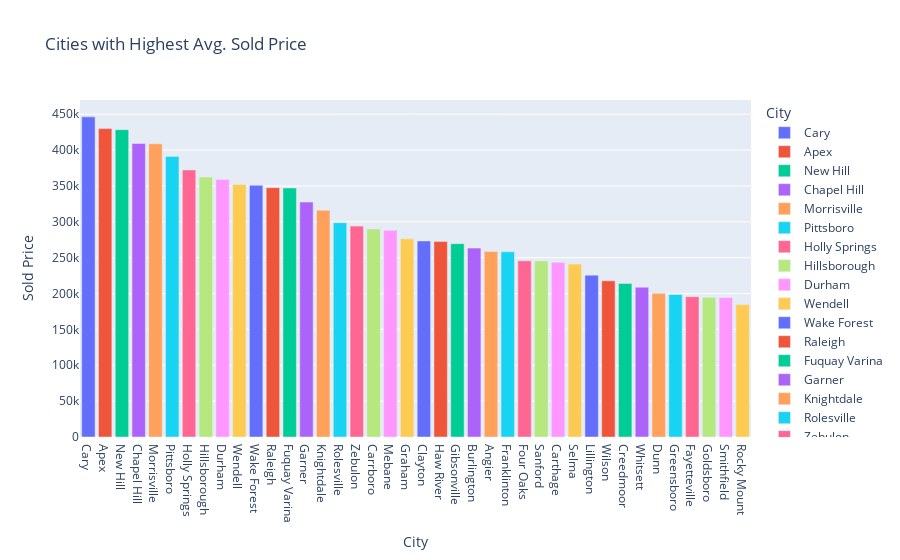

Notebook source saved alongside this figure:
### Code cell
#Create a variable for the top 10 cities with the highest average sold price
top10 = th_df.groupby('City')['Sold Price'].mean().nlargest(373).reset_index()

#Plot the top 10 cities with the highest average sold price
fig = px.bar(top10, x='City', y='Sold Price',color='City', template='plotly',
             title='Cities with Highest Avg. Sold Price') 
fig.update_traces(textposition='outside')
fig.show()

### Figure 1 — Plotly figure (JSON) as saved in the notebook; plotly's stock layout.template omitted (floating-point values rounded to 4 significant figures)
{"data": [{"alignmentgroup": "True", "hovertemplate": "City=%{x}<br>Sold Price=%{y}<extra></extra>", "legendgroup": "Cary", "marker": {"color": "#636efa", "pattern": {"shape": ""}}, "name": "Cary", "offsetgroup": "Cary", "orientation": "v", "showlegend": true, "textposition": "outside", "type": "bar", "x": ["Cary"], "xaxis": "x", "y": [446300.0], "yaxis": "y"}, {"alignmentgroup": "True", "hovertemplate": "City=%{x}<br>Sold Price=%{y}<extra></extra>", "legendgroup": "Apex", "marker": {"color": "#EF553B", "pattern": {"shape": ""}}, "name": "Apex", "offsetgroup": "Apex", "orientation": "v", "showlegend": true, "textposition": "outside", "type": "bar", "x": ["Apex"], "xaxis": "x", "y": [430000.0], "yaxis": "y"}, {"alignmentgroup": "True", "hovertemplate": "City=%{x}<br>Sold Price=%{y}<extra></extra>", "legendgroup": "New Hill", "marker": {"color": "#00cc96", "pattern": {"shape": ""}}, "name": "New Hill", "offsetgroup": "New Hill", "orientation": "v", "showlegend": true, "textposition": "outside", "type": "bar", "x": ["New Hill"], "xaxis": "x", "y": [428400.0], "yaxis": "y"}, {"alignmentgroup": "True", "hovertemplate": "City=%{x}<br>Sold Price=%{y}<extra></extra>", "legendgroup": "Chapel Hill", "marker": {"color": "#ab63fa", "pattern": {"shape": ""}}, "name": "Chapel Hill", "offsetgroup": "Chapel Hill", "orientation": "v", "showlegend": true, "textposition": "outside", "type": "bar", "x": ["Chapel Hill"], "xaxis": "x", "y": [409200.0], "yaxis": "y"}, {"alignmentgroup": "True", "hovertemplate": "City=%{x}<br>Sold Price=%{y}<extra></extra>", "legendgroup": "Morrisville", "marker": {"color": "#FFA15A", "pattern": {"shape": ""}}, "name": "Morrisville", "offsetgroup": "Morrisville", "orientation": "v", "showlegend": true, "textposition": "outside", "type": "bar", "x": ["Morrisville"], "xaxis": "x", "y": [408800.0], "yaxis": "y"}, {"alignmentgroup": "True", "hovertemplate": "City=%{x}<br>Sold Price=%{y}<extra></extra>", "legendgroup": "Pittsboro", "marker": {"color": "#19d3f3", "pattern": {"shape": ""}}, "name": "Pittsboro", "offsetgroup": "Pittsboro", "orientation": "v", "showlegend": true, "textposition": "outside", "type": "bar", "x": ["Pittsboro"], "xaxis": "x", "y": [391200.0], "yaxis": "y"}, {"alignmentgroup": "True", "hovertemplate": "City=%{x}<br>Sold Price=%{y}<extra></extra>", "legendgroup": "Holly Springs", "marker": {"color": "#FF6692", "pattern": {"shape": ""}}, "name": "Holly Springs", "offsetgroup": "Holly Springs", "orientation": "v", "showlegend": true, "textposition": "outside", "type": "bar", "x": ["Holly Springs"], "xaxis": "x", "y": [372300.0], "yaxis": "y"}, {"alignmentgroup": "True", "hovertemplate": "City=%{x}<br>Sold Price=%{y}<extra></extra>", "legendgroup": "Hillsborough", "marker": {"color": "#B6E880", "pattern": {"shape": ""}}, "name": "Hillsborough", "offsetgroup": "Hillsborough", "orientation": "v", "showlegend": true, "textposition": "outside", "type": "bar", "x": ["Hillsborough"], "xaxis": "x", "y": [362500.0], "yaxis": "y"}, {"alignmentgroup": "True", "hovertemplate": "City=%{x}<br>Sold Price=%{y}<extra></extra>", "legendgroup": "Durham", "marker": {"color": "#FF97FF", "pattern": {"shape": ""}}, "name": "Durham", "offsetgroup": "Durham", "orientation": "v", "showlegend": true, "textposition": "outside", "type": "bar", "x": ["Durham"], "xaxis": "x", "y": [358900.0], "yaxis": "y"}, {"alignmentgroup": "True", "hovertemplate": "City=%{x}<br>Sold Price=%{y}<extra></extra>", "legendgroup": "Wendell", "marker": {"color": "#FECB52", "pattern": {"shape": ""}}, "name": "Wendell", "offsetgroup": "Wendell", "orientation": "v", "showlegend": true, "textposition": "outside", "type": "bar", "x": ["Wendell"], "xaxis": "x", "y": [352000.0], "yaxis": "y"}, {"alignmentgroup": "True", "hovertemplate": "City=%{x}<br>Sold Price=%{y}<extra></extra>", "legendgroup": "Wake Forest", "marker": {"color": "#636efa", "pattern": {"shape": ""}}, "name": "Wake Forest", "offsetgroup": "Wake Forest", "orientation": "v", "showlegend": true, "textposition": "outside", "type": "bar", "x": ["Wake Forest"], "xaxis": "x", "y": [350900.0], "yaxis": "y"}, {"alignmentgroup": "True", "hovertemplate": "City=%{x}<br>Sold Price=%{y}<extra></extra>", "legendgroup": "Raleigh", "marker": {"color": "#EF553B", "pattern": {"shape": ""}}, "name": "Raleigh", "offsetgroup": "Raleigh", "orientation": "v", "showlegend": true, "textposition": "outside", "type": "bar", "x": ["Raleigh"], "xaxis": "x", "y": [347600.0], "yaxis": "y"}, {"alignmentgroup": "True", "hovertemplate": "City=%{x}<br>Sold Price=%{y}<extra></extra>", "legendgroup": "Fuquay Varina", "marker": {"color": "#00cc96", "pattern": {"shape": ""}}, "name": "Fuquay Varina", "offsetgroup": "Fuquay Varina", "orientation": "v", "showlegend": true, "textposition": "outside", "type": "bar", "x": ["Fuquay Varina"], "xaxis": "x", "y": [347200.0], "yaxis": "y"}, {"alignmentgroup": "True", "hovertemplate": "City=%{x}<br>Sold Price=%{y}<extra></extra>", "legendgroup": "Garner", "marker": {"color": "#ab63fa", "pattern": {"shape": ""}}, "name": "Garner", "offsetgroup": "Garner", "orientation": "v", "showlegend": true, "textposition": "outside", "type": "bar", "x": ["Garner"], "xaxis": "x", "y": [327600.0], "yaxis": "y"}, {"alignmentgroup": "True", "hovertemplate": "City=%{x}<br>Sold Price=%{y}<extra></extra>", "legendgroup": "Knightdale", "marker": {"color": "#FFA15A", "pattern": {"shape": ""}}, "name": "Knightdale", "offsetgroup": "Knightdale", "orientation": "v", "showlegend": true, "textposition": "outside", "type": "bar", "x": ["Knightdale"], "xaxis": "x", "y": [316000.0], "yaxis": "y"}, {"alignmentgroup": "True", "hovertemplate": "City=%{x}<br>Sold Price=%{y}<extra></extra>", "legendgroup": "Rolesville", "marker": {"color": "#19d3f3", "pattern": {"shape": ""}}, "name": "Rolesville", "offsetgroup": "Rolesville", "orientation": "v", "showlegend": true, "textposition": "outside", "type": "bar", "x": ["Rolesville"], "xaxis": "x", "y": [298800.0], "yaxis": "y"}, {"alignmentgroup": "True", "hovertemplate": "City=%{x}<br>Sold Price=%{y}<extra></extra>", "legendgroup": "Zebulon", "marker": {"color": "#FF6692", "pattern": {"shape": ""}}, "name": "Zebulon", "offsetgroup": "Zebulon", "orientation": "v", "showlegend": true, "textposition": "outside", "type": "bar", "x": ["Zebulon"], "xaxis": "x", "y": [294000.0], "yaxis": "y"}, {"alignmentgroup": "True", "hovertemplate": "City=%{x}<br>Sold Price=%{y}<extra></extra>", "legendgroup": "Carrboro", "marker": {"color": "#B6E880", "pattern": {"shape": ""}}, "name": "Carrboro", "offsetgroup": "Carrboro", "orientation": "v", "showlegend": true, "textposition": "outside", "type": "bar", "x": ["Carrboro"], "xaxis": "x", "y": [290100.0], "yaxis": "y"}, {"alignmentgroup": "True", "hovertemplate": "City=%{x}<br>Sold Price=%{y}<extra></extra>", "legendgroup": "Mebane", "marker": {"color": "#FF97FF", "pattern": {"shape": ""}}, "name": "Mebane", "offsetgroup": "Mebane", "orientation": "v", "showlegend": true, "textposition": "outside", "type": "bar", "x": ["Mebane"], "xaxis": "x", "y": [288200.0], "yaxis": "y"}, {"alignmentgroup": "True", "hovertemplate": "City=%{x}<br>Sold Price=%{y}<extra></extra>", "legendgroup": "Graham", "marker": {"color": "#FECB52", "pattern": {"shape": ""}}, "name": "Graham", "offsetgroup": "Graham", "orientation": "v", "showlegend": true, "textposition": "outside", "type": "bar", "x": ["Graham"], "xaxis": "x", "y": [276200.0], "yaxis": "y"}, {"alignmentgroup": "True", "hovertemplate": "City=%{x}<br>Sold Price=%{y}<extra></extra>", "legendgroup": "Clayton", "marker": {"color": "#636efa", "pattern": {"shape": ""}}, "name": "Clayton", "offsetgroup": "Clayton", "orientation": "v", "showlegend": true, "textposition": "outside", "type": "bar", "x": ["Clayton"], "xaxis": "x", "y": [273300.0], "yaxis": "y"}, {"alignmentgroup": "True", "hovertemplate": "City=%{x}<br>Sold Price=%{y}<extra></extra>", "legendgroup": "Haw River", "marker": {"color": "#EF553B", "pattern": {"shape": ""}}, "name": "Haw River", "offsetgroup": "Haw River", "orientation": "v", "showlegend": true, "textposition": "outside", "type": "bar", "x": ["Haw River"], "xaxis": "x", "y": [272500.0], "yaxis": "y"}, {"alignmentgroup": "True", "hovertemplate": "City=%{x}<br>Sold Price=%{y}<extra></extra>", "legendgroup": "Gibsonville", "marker": {"color": "#00cc96", "pattern": {"shape": ""}}, "name": "Gibsonville", "offsetgroup": "Gibsonville", "orientation": "v", "showlegend": true, "textposition": "outside", "type": "bar", "x": ["Gibsonville"], "xaxis": "x", "y": [269600.0], "yaxis": "y"}, {"alignmentgroup": "True", "hovertemplate": "City=%{x}<br>Sold Price=%{y}<extra></extra>", "legendgroup": "Burlington", "marker": {"color": "#ab63fa", "pattern": {"shape": ""}}, "name": "Burlington", "offsetgroup": "Burlington", "orientation": "v", "showlegend": true, "textposition": "outside", "type": "bar", "x": ["Burlington"], "xaxis": "x", "y": [263300.0], "yaxis": "y"}, {"alignmentgroup": "True", "hovertemplate": "City=%{x}<br>Sold Price=%{y}<extra></extra>", "legendgroup": "Angier", "marker": {"color": "#FFA15A", "pattern": {"shape": ""}}, "name": "Angier", "offsetgroup": "Angier", "orientation": "v", "showlegend": true, "textposition": "outside", "type": "bar", "x": ["Angier"], "xaxis": "x", "y": [258600.0], "yaxis": "y"}, {"alignmentgroup": "True", "hovertemplate": "City=%{x}<br>Sold Price=%{y}<extra></extra>", "legendgroup": "Franklinton", "marker": {"color": "#19d3f3", "pattern": {"shape": ""}}, "name": "Franklinton", "offsetgroup": "Franklinton", "orientation": "v", "showlegend": true, "textposition": "outside", "type": "bar", "x": ["Franklinton"], "xaxis": "x", "y": [258200.0], "yaxis": "y"}, {"alignmentgroup": "True", "hovertemplate": "City=%{x}<br>Sold Price=%{y}<extra></extra>", "legendgroup": "Four Oaks", "marker": {"color": "#FF6692", "pattern": {"shape": ""}}, "name": "Four Oaks", "offsetgroup": "Four Oaks", "orientation": "v", "showlegend": true, "textposition": "outside", "type": "bar", "x": ["Four Oaks"], "xaxis": "x", "y": [245700.0], "yaxis": "y"}, {"alignmentgroup": "True", "hovertemplate": "City=%{x}<br>Sold Price=%{y}<extra></extra>", "legendgroup": "Sanford", "marker": {"color": "#B6E880", "pattern": {"shape": ""}}, "name": "Sanford", "offsetgroup": "Sanford", "orientation": "v", "showlegend": true, "textposition": "outside", "type": "bar", "x": ["Sanford"], "xaxis": "x", "y": [245400.0], "yaxis": "y"}, {"alignmentgroup": "True", "hovertemplate": "City=%{x}<br>Sold Price=%{y}<extra></extra>", "legendgroup": "Carthage", "marker": {"color": "#FF97FF", "pattern": {"shape": ""}}, "name": "Carthage", "offsetgroup": "Carthage", "orientation": "v", "showlegend": true, "textposition": "outside", "type": "bar", "x": ["Carthage"], "xaxis": "x", "y": [243500.0], "yaxis": "y"}, {"alignmentgroup": "True", "hovertemplate": "City=%{x}<br>Sold Price=%{y}<extra></extra>", "legendgroup": "Selma", "marker": {"color": "#FECB52", "pattern": {"shape": ""}}, "name": "Selma", "offsetgroup": "Selma", "orientation": "v", "showlegend": true, "textposition": "outside", "type": "bar", "x": ["Selma"], "xaxis": "x", "y": [241000.0], "yaxis": "y"}, {"alignmentgroup": "True", "hovertemplate": "City=%{x}<br>Sold Price=%{y}<extra></extra>", "legendgroup": "Lillington", "marker": {"color": "#636efa", "pattern": {"shape": ""}}, "name": "Lillington", "offsetgroup": "Lillington", "orientation": "v", "showlegend": true, "textposition": "outside", "type": "bar", "x": ["Lillington"], "xaxis": "x", "y": [225660], "yaxis": "y"}, {"alignmentgroup": "True", "hovertemplate": "City=%{x}<br>Sold Price=%{y}<extra></extra>", "legendgroup": "Wilson", "marker": {"color": "#EF553B", "pattern": {"shape": ""}}, "name": "Wilson", "offsetgroup": "Wilson", "orientation": "v", "showlegend": true, "textposition": "outside", "type": "bar", "x": ["Wilson"], "xaxis": "x", "y": [217800.0], "yaxis": "y"}, {"alignmentgroup": "True", "hovertemplate": "City=%{x}<br>Sold Price=%{y}<extra></extra>", "legendgroup": "Creedmoor", "marker": {"color": "#00cc96", "pattern": {"shape": ""}}, "name": "Creedmoor", "offsetgroup": "Creedmoor", "orientation": "v", "showlegend": true, "textposition": "outside", "type": "bar", "x": ["Creedmoor"], "xaxis": "x", "y": [214000.0], "yaxis": "y"}, {"alignmentgroup": "True", "hovertemplate": "City=%{x}<br>Sold Price=%{y}<extra></extra>", "legendgroup": "Whitsett", "marker": {"color": "#ab63fa", "pattern": {"shape": ""}}, "name": "Whitsett", "offsetgroup": "Whitsett", "orientation": "v", "showlegend": true, "textposition": "outside", "type": "bar", "x": ["Whitsett"], "xaxis": "x", "y": [208800.0], "yaxis": "y"}, {"alignmentgroup": "True", "hovertemplate": "City=%{x}<br>Sold Price=%{y}<extra></extra>", "legendgroup": "Dunn", "marker": {"color": "#FFA15A", "pattern": {"shape": ""}}, "name": "Dunn", "offsetgroup": "Dunn", "orientation": "v", "showlegend": true, "textposition": "outside", "type": "bar", "x": ["Dunn"], "xaxis": "x", "y": [200300.0], "yaxis": "y"}, {"alignmentgroup": "True", "hovertemplate": "City=%{x}<br>Sold Price=%{y}<extra></extra>", "legendgroup": "Greensboro", "marker": {"color": "#19d3f3", "pattern": {"shape": ""}}, "name": "Greensboro", "offsetgroup": "Greensboro", "orientation": "v", "showlegend": true, "textposition": "outside", "type": "bar", "x": ["Greensboro"], "xaxis": "x", "y": [198700.0], "yaxis": "y"}, {"alignmentgroup": "True", "hovertemplate": "City=%{x}<br>Sold Price=%{y}<extra></extra>", "legendgroup": "Fayetteville", "marker": {"color": "#FF6692", "pattern": {"shape": ""}}, "name": "Fayetteville", "offsetgroup": "Fayetteville", "orientation": "v", "showlegend": true, "textposition": "outside", "type": "bar", "x": ["Fayetteville"], "xaxis": "x", "y": [195600.0], "yaxis": "y"}, {"alignmentgroup": "True", "hovertemplate": "City=%{x}<br>Sold Price=%{y}<extra></extra>", "legendgroup": "Goldsboro", "marker": {"color": "#B6E880", "pattern": {"shape": ""}}, "name": "Goldsboro", "offsetgroup": "Goldsboro", "orientation": "v", "showlegend": true, "textposition": "outside", "type": "bar", "x": ["Goldsboro"], "xaxis": "x", "y": [194700.0], "yaxis": "y"}, {"alignmentgroup": "True", "hovertemplate": "City=%{x}<br>Sold Price=%{y}<extra></extra>", "legendgroup": "Smithfield", "marker": {"color": "#FF97FF", "pattern": {"shape": ""}}, "name": "Smithfield", "offsetgroup": "Smithfield", "orientation": "v", "showlegend": true, "textposition": "outside", "type": "bar", "x": ["Smithfield"], "xaxis": "x", "y": [194600.0], "yaxis": "y"}, {"alignmentgroup": "True", "hovertemplate": "City=%{x}<br>Sold Price=%{y}<extra></extra>", "legendgroup": "Rocky Mount", "marker": {"color": "#FECB52", "pattern": {"shape": ""}}, "name": "Rocky Mount", "offsetgroup": "Rocky Mount", "orientation": "v", "showlegend": true, "textposition": "outside", "type": "bar", "x": ["Rocky Mount"], "xaxis": "x", "y": [184600.0], "yaxis": "y"}], "layout": {"barmode": "relative", "legend": {"title": {"text": "City"}, "tracegroupgap": 0}, "title": {"text": "Cities with Highest Avg. Sold Price"}, "xaxis": {"anchor": "y", "categoryarray": ["Cary", "Apex", "New Hill", "Chapel Hill", "Morrisville", "Pittsboro", "Holly Springs", "Hillsborough", "Durham", "Wendell", "Wake Forest", "Raleigh", "Fuquay Varina", "Garner", "Knightdale", "Rolesville", "Zebulon", "Carrboro", "Mebane", "Graham", "Clayton", "Haw River", "Gibsonville", "Burlington", "Angier", "Franklinton", "Four Oaks", "Sanford", "Carthage", "Selma", "Lillington", "Wilson", "Creedmoor", "Whitsett", "Dunn", "Greensboro", "Fayetteville", "Goldsboro", "Smithfield", "Rocky Mount"], "categoryorder": "array", "domain": [0, 1], "title": {"text": "City"}}, "yaxis": {"anchor": "x", "domain": [0, 1], "title": {"text": "Sold Price"}}}}
